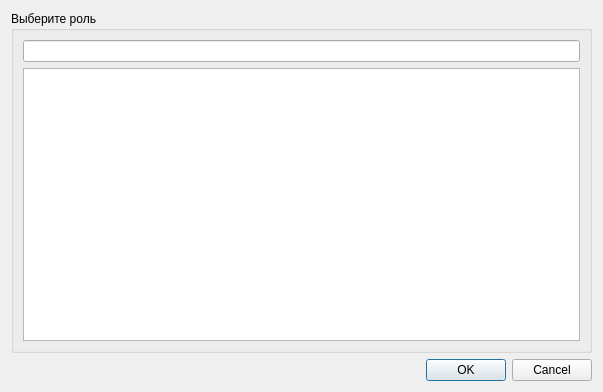
<?xml version="1.0" encoding="UTF-8"?>
<ui version="4.0">
    <class>LinkRoleDialog</class>
    <widget class="QDialog" name="LinkRoleDialog">
        <property name="geometry">
            <rect>
                <x>0</x>
                <y>0</y>
                <width>603</width>
                <height>392</height>
            </rect>
        </property>
        <property name="windowTitle">
            <string>Добавление роли</string>
        </property>
        <layout class="QGridLayout" name="gridLayout">
            <item row="0" column="0">
                <layout class="QVBoxLayout" name="verticalLayout">
                    <item>
                        <widget class="QGroupBox" name="groupBox">
                            <property name="title">
                                <string>Выберите роль</string>
                            </property>
                            <layout class="QGridLayout" name="gridLayout_2">
                                <item row="0" column="0">
                                    <layout class="QVBoxLayout" name="verticalLayout_2">
                                        <item>
                                            <widget class="QLineEdit" name="lineEdit"/>
                                        </item>
                                        <item>
                                            <widget class="QTreeView" name="treeView"/>
                                        </item>
                                    </layout>
                                </item>
                            </layout>
                        </widget>
                    </item>
                    <item>
                        <widget class="QDialogButtonBox" name="buttonBox">
                            <property name="orientation">
                                <enum>Qt::Horizontal</enum>
                            </property>
                            <property name="standardButtons">
                                <set>QDialogButtonBox::Cancel|QDialogButtonBox::Ok</set>
                            </property>
                        </widget>
                    </item>
                </layout>
            </item>
        </layout>
    </widget>
    <resources/>
    <connections>
        <connection>
            <sender>buttonBox</sender>
            <signal>accepted()</signal>
            <receiver>LinkRoleDialog</receiver>
            <slot>accept()</slot>
            <hints>
                <hint type="sourcelabel">
                    <x>248</x>
                    <y>254</y>
                </hint>
                <hint type="destinationlabel">
                    <x>157</x>
                    <y>274</y>
                </hint>
            </hints>
        </connection>
        <connection>
            <sender>buttonBox</sender>
            <signal>rejected()</signal>
            <receiver>LinkRoleDialog</receiver>
            <slot>reject()</slot>
            <hints>
                <hint type="sourcelabel">
                    <x>316</x>
                    <y>260</y>
                </hint>
                <hint type="destinationlabel">
                    <x>286</x>
                    <y>274</y>
                </hint>
            </hints>
        </connection>
    </connections>
</ui>
